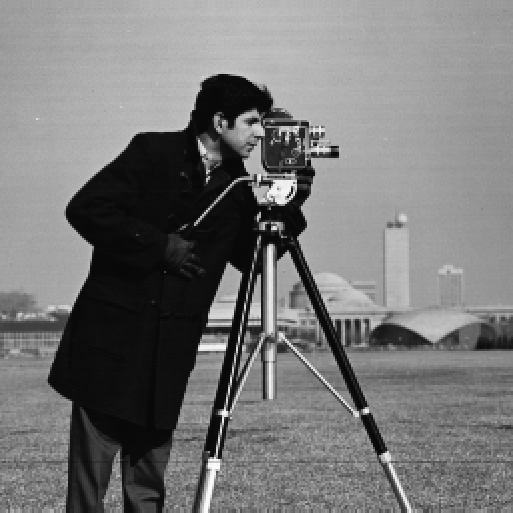
#> input picture Camera.png, 513 x 513 px
$ python 'power law.py'
#> lines starting #> are read from the running program, lines starting #| are printed output that depends on the picture
#powr law transformation
import cv2
import numpy as np
img_1=cv2.imread('Camera.png',0)
#> img_1 is the input picture: shape (513, 513); min 7, max 253, mean 118.7
gamma=2
img_2=np.power(img_1,gamma)
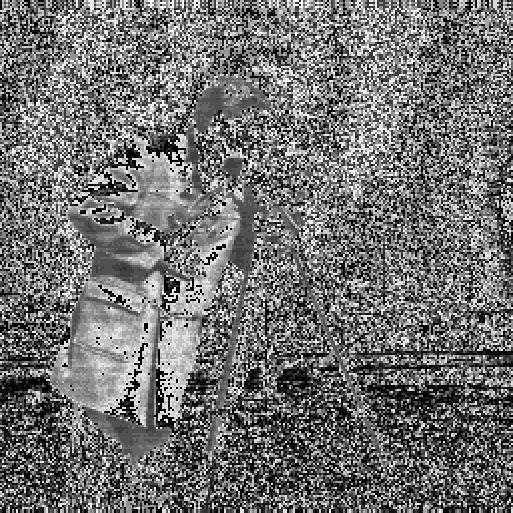
#> img_2: shape (513, 513); min 0, max 249, mean 112.3
cv2.imshow('input image',img_1)
cv2.imshow('gamma image',img_2)
cv2.waitKey(100000)
cv2.destroyAllWindows()
